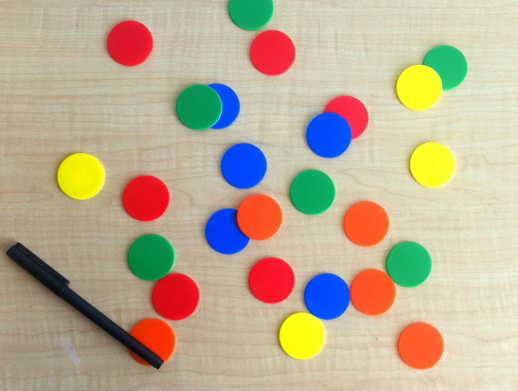
%> input picture codes_03202018/01-ColorBasedSegmentation/coloredChips.png, 518 x 391 px
$ octave colorSegDriver.m   (GNU Octave 9; MATLAB toolbox functions it lacks are replaced by stand-ins)
%> lines starting %> are read from the running program, lines starting %| are printed output that depends on the picture
% Numerical Methods for Deep Learning
%
% Example for color based segmentation.
%
% Requires:
%   coloredChips.png  - image data
%   imgSeg.mat        - an (imperfect) segmentation

clear
close all

vec = @(x) x(:);

I = imread('coloredChips.png');
%> I is the input picture: size 391x518x3 uint8; mean R, G, B 188.3, 173.3, 148.1
I = I(1:300,101:450,:);
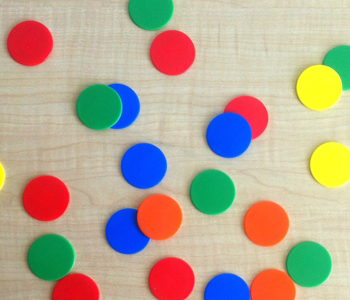
%> I: size 300x350x3 uint8; mean R, G, B 182, 167.6, 148.2

figure(1); clf;
subplot(1,3,1)
imagesc(I);
axis off;
title('input image');

pause

load imgSeg
subplot(1,3,2)
imagesc(imgSeg);
axis off;
title('segmentation')

pause

RGB = [vec(I(:,:,1)), vec(I(:,:,2)), vec(I(:,:,3))];

i1 = imgSeg==1;
i2 = imgSeg==2;
i3 = imgSeg==3;

subplot(1,3,3);
plot3(RGB(i1,1),RGB(i1,2),RGB(i1,3),'.b')
hold on
plot3(RGB(i2,1),RGB(i2,2),RGB(i2,3),'.r')
hold on
plot3(RGB(i3,1),RGB(i3,2),RGB(i3,3),'.y')
hold off
title('RGB values as 3D coordinates');
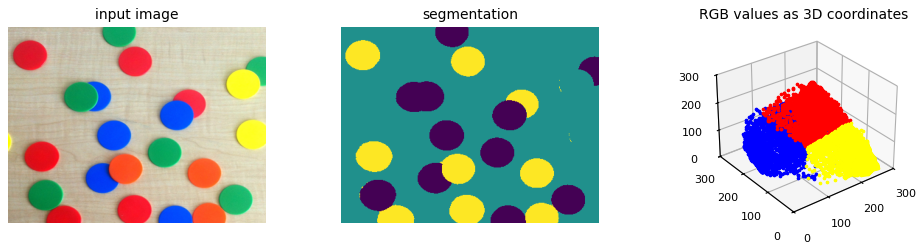
%> figure redrawn from the program's plot data, 3 panels
